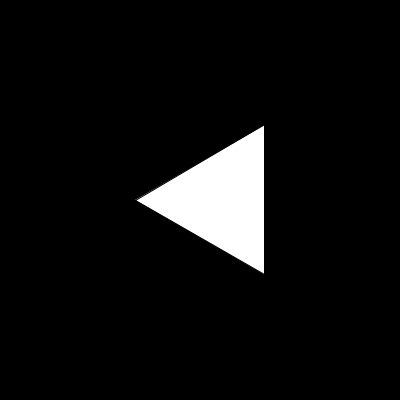
Frame 1 (no input)
Frame 60 (the mouse pressed at the canvas centre just before this capture): identical to frame 1, image omitted
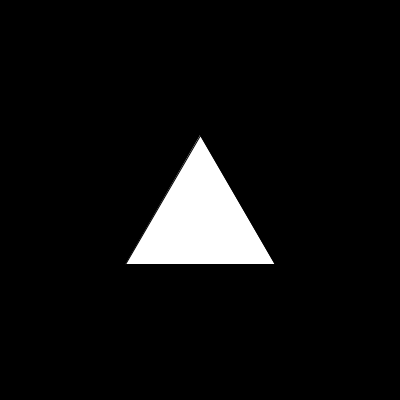
Frame 120 (the mouse held since frame 60 and released just before this capture)

The Processing sketch that drew these frames (run headless with seeded random() and noise(); from frame 60 on, the mouse is pressed at the canvas centre):

// Processing sketch: triangle_test
// ── triangle_test.pde

void setup() {
  size(400, 400);
}

long start = millis();
void draw() {
  long elapsed = millis() - start;
  
  background(0);

  float percentage = mouseX / 400.;

  float rotation = map(percentage, 0, 1, -PI/2, PI/2);

  float triangleSize = 150;
  float tH = triangleSize * sqrt(3) / 2.; 

  translate(200, 200);
  rotate(rotation);
  triangle(-triangleSize/2, tH/2, triangleSize/2, tH/2, 0, -tH/2);
}
